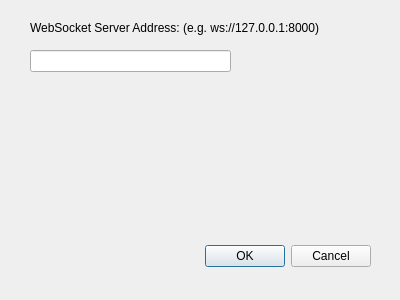
<?xml version="1.0" encoding="UTF-8"?>
<ui version="4.0">
 <class>traysettings</class>
 <widget class="QDialog" name="traysettings">
  <property name="geometry">
   <rect>
    <x>0</x>
    <y>0</y>
    <width>400</width>
    <height>300</height>
   </rect>
  </property>
  <property name="windowTitle">
   <string>Dialog</string>
  </property>
  <widget class="QDialogButtonBox" name="buttonBox">
   <property name="geometry">
    <rect>
     <x>30</x>
     <y>240</y>
     <width>341</width>
     <height>32</height>
    </rect>
   </property>
   <property name="orientation">
    <enum>Qt::Horizontal</enum>
   </property>
   <property name="standardButtons">
    <set>QDialogButtonBox::Cancel|QDialogButtonBox::Ok</set>
   </property>
  </widget>
  <widget class="QLabel" name="label">
   <property name="geometry">
    <rect>
     <x>30</x>
     <y>20</y>
     <width>341</width>
     <height>16</height>
    </rect>
   </property>
   <property name="text">
    <string>WebSocket Server Address: (e.g. ws://127.0.0.1:8000)</string>
   </property>
  </widget>
  <widget class="QLineEdit" name="wsServer">
   <property name="geometry">
    <rect>
     <x>30</x>
     <y>50</y>
     <width>201</width>
     <height>22</height>
    </rect>
   </property>
  </widget>
 </widget>
 <resources/>
 <connections>
  <connection>
   <sender>buttonBox</sender>
   <signal>accepted()</signal>
   <receiver>traysettings</receiver>
   <slot>accept()</slot>
   <hints>
    <hint type="sourcelabel">
     <x>248</x>
     <y>254</y>
    </hint>
    <hint type="destinationlabel">
     <x>157</x>
     <y>274</y>
    </hint>
   </hints>
  </connection>
  <connection>
   <sender>buttonBox</sender>
   <signal>rejected()</signal>
   <receiver>traysettings</receiver>
   <slot>reject()</slot>
   <hints>
    <hint type="sourcelabel">
     <x>316</x>
     <y>260</y>
    </hint>
    <hint type="destinationlabel">
     <x>286</x>
     <y>274</y>
    </hint>
   </hints>
  </connection>
 </connections>
</ui>
